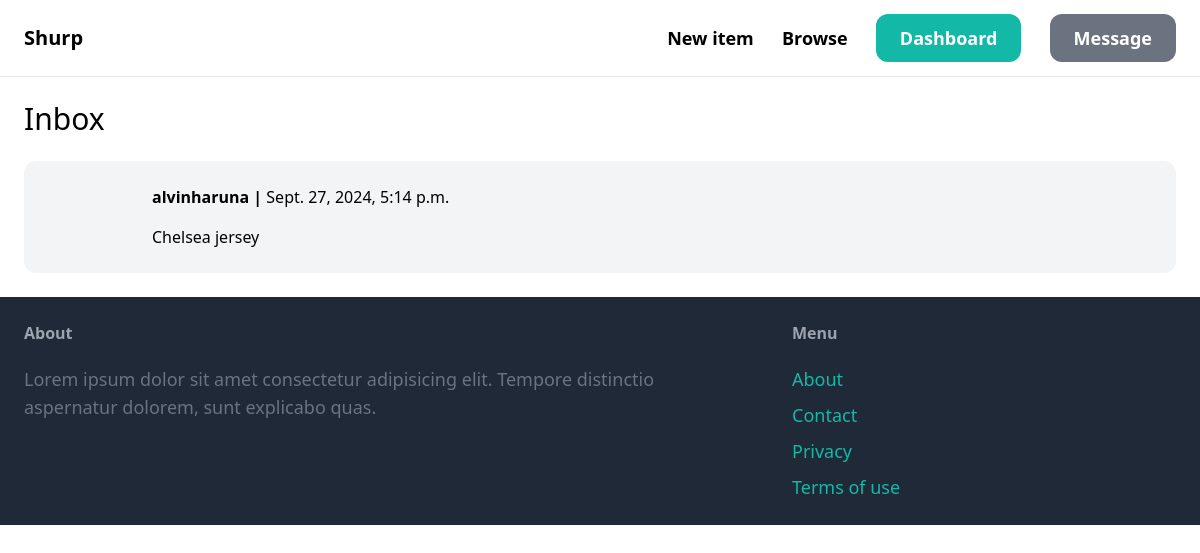
The app's page /inbox/ (signed in), older data.
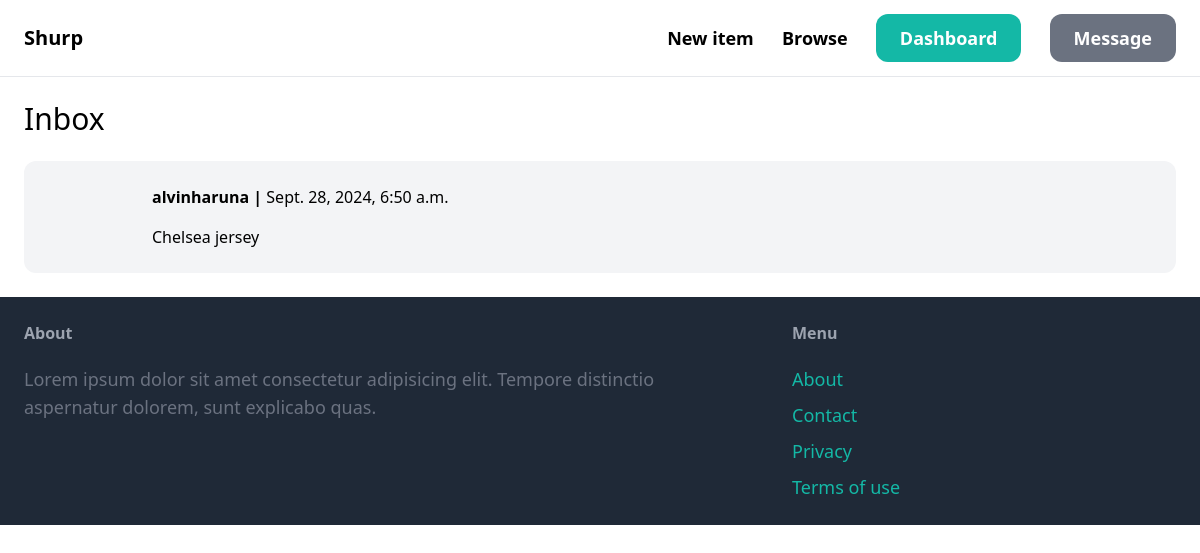
The same page, newer data.
### conversation/models.py (models this page shows)
class Conversation(models.Model):
    item = models.ForeignKey(Item, related_name='conversations', on_delete=models.CASCADE)
    members = models.ManyToManyField(User, related_name='conversations')
    created_at = models.DateTimeField(auto_now_add=True)
    modified_at = models.DateTimeField(auto_now=True)
    class Meta:
        ordering = ('-modified_at',)

### item/models.py (models this page shows, shortened)
class Item(models.Model):
    category = models.ForeignKey(Category, related_name='items', on_delete=models.CASCADE)
    name = models.CharField(max_length=255)
    description = models.TextField(blank=True, null=True)
    price = models.FloatField()
    image = models.ImageField(upload_to='item_images', blank=True,  null=True)
    is_sold = models.BooleanField(default=False)
    created_by = models.ForeignKey(User, related_name='items', on_delete=models.CASCADE)
    created_at = models.DateTimeField(auto_now_add=True)

### conversation/views.py (the view)
# urls.py: path('', views.inbox, name='inbox'),
@login_required
def inbox(request):
    conversations = Conversation.objects.filter(members__in=[request.user.id])
    return render(request, 'conversation/inbox.html', {
        'conversations': conversations
    })

### conversation/templates/conversation/inbox.html (shortened to what this page needs)
{% extends 'core/base.html' %}
{% block content %}
<h1 class="mb-6 text-3xl">Inbox</h1>
<div class="space-y-6">
    {% for conversation in conversations %}
        <a href="{% url 'conversation:detail' conversation.id %}">
            <div class="p-6 flex bg-gray-100 rounded-xl">
                <div class="pr-6">
                </div>
                <div class="">
                    {% for member in conversation.members.all %}
                        {% if member != request.user %}
                            <p class="mb-4"><strong>{{ member.username }} | </strong> {{ conversation.modified_at }}</p>
                            <p>{{ conversation.item.name }}</p>
                        {% endif %}
                    {% endfor %}
                </div>
            </div>
        </a>
    {% endfor %}
</div>
{% endblock %}

Row changes from the older to the newer data that the page shows:
changed Conversation "Chelsea jersey": modified_at "Sept. 27, 2024, 5:14 p.m." → "Sept. 28, 2024, 6:50 a.m."
